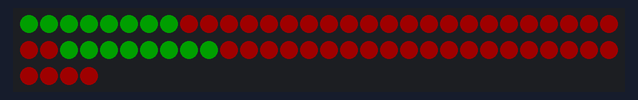
Bench run of a sketch on a simulated Arduino Uno, built with avr-gcc and run on an emulated ATmega328P. Shown: 64 RGB LEDs in strip order, left to right, continuing on the next row. Dim RGB values are drawn brighter than linear.

Above: at 33.31 s.
At 34.66 s:
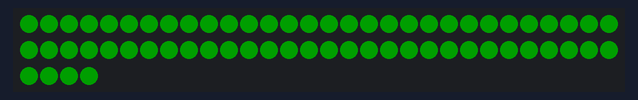
At 35.11 s:
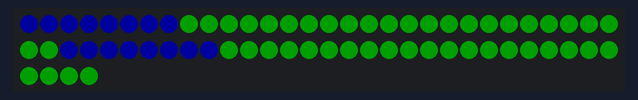
At 36.8 s:
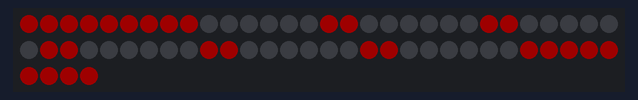
At 37.6 s:
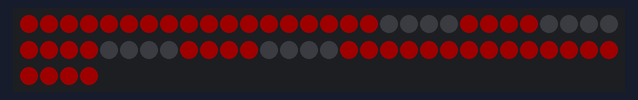
At 39.1 s:
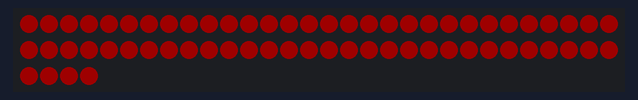

Measured:
- what the display in image 3 shows lasts 0.7 s, from 36.8 s to 37.5 s

The sketch:

FirstLight.ino
```cpp
// For Arduino Nano or Uno along with the NeoPixel NeoMatrix 8X8 panel by Chemdoc77
// Published 10/15/2014
// Based on Adafruit's ColorWipe function.
// Thanks to all of the great people at Adafruit.com for their amazing products, great tutorials and outstanding forum help.

/*This is free software: you can redistribute it and/or modify
it under the terms of the GNU Lesser General Public License as
published by the Free Software Foundation, either version 3 of
the License, or (at your option) any later version.
This software is distributed in the hope that it will be useful,
but WITHOUT ANY WARRANTY; without even the implied warranty of
MERCHANTABILITY or FITNESS FOR A PARTICULAR PURPOSE. See the
GNU Lesser General Public License, see
http://www.gnu.org/licenses/, for more details.
*/


#include <Adafruit_NeoPixel.h>

    #define PIN 6         // Parameter 1 = number of pixels in strip
                          // Parameter 2 = pin number (most are valid)
                          // Parameter 3 = pixel type flags, add together as needed:
                          // NEO_KHZ800 800 KHz bitstream (most NeoPixel products w/WS2812 LEDs)
                          // NEO_KHZ400 400 KHz (classic 'v1' (not v2) FLORA pixels, WS2811 drivers)
                          // NEO_GRB Pixels are wired for GRB bitstream (most NeoPixel products)
                          // NEO_RGB Pixels are wired for RGB bitstream (v1 FLORA pixels, not v2)
    Adafruit_NeoPixel strip = Adafruit_NeoPixel(64, PIN, NEO_GRB + NEO_KHZ800);


   // arrays for forward spiral
      uint8_t x;  // number of elements in an array
      uint8_t boxarray1[] = {0, 1, 2, 3, 4, 5, 6, 7, 15, 23, 31, 39, 47, 55, 63, 62, 61, 60, 59, 58, 57, 56, 48, 40, 32, 24, 16, 8};
      uint8_t boxarray2[] = {9, 10, 11, 12, 13, 14, 22, 30, 38, 46, 54, 53, 52, 51, 50, 49, 41, 33, 25, 17};
      uint8_t boxarray3[] = {18, 19, 20, 21, 29, 37, 45, 44, 43, 42, 34, 26};
      uint8_t boxarray4[] = {27, 28, 36, 35};
   // array of the number of elements in each array above
      uint8_t boxtotalarray[] = {28, 20, 12, 4};
   // array of the above arrays
      const unsigned char * bigboxarray[] ={boxarray1, boxarray2, boxarray3, boxarray4};

   // arrays for reverse spiral
      uint8_t revboxarray1[] = {35, 36, 28, 27};
      uint8_t revboxarray2[] = {26, 34, 42, 43, 44, 45, 37, 29, 21, 20, 19, 18};
      uint8_t revboxarray3[] = {17, 25, 33, 41, 49, 50, 51, 52, 53, 54, 46, 38, 30, 22, 14, 13, 12, 11, 10, 9};
      uint8_t revboxarray4[] = {8, 16, 24,  32, 40, 48, 56, 57, 58, 59, 60, 61, 62, 63, 55, 47, 39, 31, 23, 15, 7, 6, 5, 4, 3, 2, 1, 0};
   // array of the number of elements in each array above
      uint8_t revboxtotalarray[] = {4, 12, 20, 28};
   // array of the above arrays
      const unsigned char * revbigboxarray[] ={revboxarray1, revboxarray2, revboxarray3, revboxarray4};

  // arrays for split box
     uint8_t splitboxarray1[] = {24, 16, 8, 0, 1, 2, 3, 4, 5, 6, 7, 15, 23, 31};
     uint8_t splitboxarray2[] = {32, 40, 48, 56, 57, 58, 59, 60, 61, 62,  63, 55, 47, 39};
     uint8_t splitboxarray3[] = {25, 17, 9, 10, 11, 12, 13, 14, 22, 30};
     uint8_t splitboxarray4[] = {33, 41,  49, 50, 51, 52, 53, 54, 46, 38};
     uint8_t splitboxarray5[] = {26, 18,  19, 20, 21, 29};
     uint8_t splitboxarray6[] = {34, 42,  43, 44, 45, 37};
     uint8_t splitboxarray7[] = {27, 28};
     uint8_t splitboxarray8[] = {35, 36};
  // array of the number of elements in each array above
     uint8_t splitboxtotalarray[] = {14, 14, 10, 10, 6, 6, 2, 2};
  // array of the above arrays
     const unsigned char * splitbigboxarray[] ={splitboxarray1, splitboxarray2, splitboxarray3, splitboxarray4, splitboxarray5, splitboxarray6, splitboxarray7, splitboxarray8};

  // 4X4 boxes arrays
     uint8_t fourarray1[]= {0, 1, 2, 3, 11, 19, 27, 26, 25, 24, 16, 8, 9, 10, 18, 17};
     uint8_t fourarray2[]= {4, 5, 6, 7, 15, 23, 31, 30, 29, 28, 20, 12, 13, 14, 22, 21};
     uint8_t fourarray3[]= {36, 37, 38, 39, 47, 55, 63, 62, 61, 60, 52, 44, 45, 46, 54, 53};
     uint8_t fourarray4[]= {32, 33, 34, 35, 43, 51, 59, 58, 57, 56, 48, 40, 41, 42, 50, 49};
  // array of the above arrays
     const unsigned char * bigfourarray[]={fourarray1, fourarray2, fourarray3, fourarray4};


// the setup routine runs once when you press reset:
    void setup() {
    strip.begin();
    strip.show();                // initialize all pixels to 'off'
 }

// the loop routine runs over and over again forever;
void loop() {

      // Fills the NeoMatrix 8X8 panel in a spiral -  one neopixel after the other
         cd77_8X8_spiral_colorWipe(strip.Color(30, 0, 0), 50); //red spiral
         cd77_8X8_spiral_colorWipe(strip.Color(0, 30, 0), 50); //green spiral
         cd77_8X8_spiral_colorWipe(strip.Color(0, 0, 30), 50); //blue spiral
       //  cd77_8X8_spiral_colorWipe(strip.Color(50, 0, 0), 50); //red spiral
         cd77colorallfill(strip.Color(0, 0, 0), 250);          // clears color

      // Fills the NeoMatrix 8X8 panel in a reverse spiral -  one neopixel after the other
         cd77_8X8_reverse_spiral_colorWipe(strip.Color(30, 0, 0), 50); //red reverse spiral

         cd77_8X8_reverse_spiral_colorWipe(strip.Color(0, 30, 0), 50); //green reverse spiral
         cd77_8X8_reverse_spiral_colorWipe(strip.Color(0, 0, 30), 50); //blue reverse spiral
      //   cd77_8X8_reverse_spiral_colorWipe(strip.Color(30, 0, 0), 50); //red reverse spiral
         cd77colorallfill(strip.Color(0, 0, 0), 250);          // clears color

      /* Fills the NeoMatrix 8X8 panel using both spirals -  one neopixel after the other
         cd77_8X8_spiral_colorWipe(strip.Color(50, 0, 0), 50); //red spiral
         cd77_8X8_reverse_spiral_colorWipe(strip.Color(0, 0, 50), 50); //blue reverse spiral
         cd77_8X8_spiral_colorWipe(strip.Color(50, 0, 0), 50); //red spiral
         cd77colorallfill(strip.Color(0, 0, 0), 250);          // clears color
     */

      // Fills the NeoMatrix 8X8 panel using one 4X4 minimatrix at a time in the 8X8 panel
         cd77_8X8_fourmatrixes_colorWipe(strip.Color(30, 0, 0), 50); // red
          cd77_8X8_fourmatrixes_colorWipe(strip.Color(0, 30, 0), 50); //green
         cd77_8X8_fourmatrixes_colorWipe(strip.Color(0, 0, 30), 50); //blue
        // cd77_8X8_fourmatrixes_colorWipe(strip.Color(50, 0, 0), 50); //red
         cd77colorallfill(strip.Color(0, 0, 0), 250);          // clears color


      // Fills the NeoMatrix 8X8 panel using all of the 4X4 minimatrix at the same time in the 8X8 panel
         cd77_8X8_fourmatrixes_same_colorWipe(strip.Color(30, 0, 0), 110); // red
         cd77_8X8_fourmatrixes_same_colorWipe(strip.Color(0, 30, 0), 110); //green
         cd77_8X8_fourmatrixes_same_colorWipe(strip.Color(0, 0, 30), 110); //blue
       //  cd77_8X8_fourmatrixes_same_colorWipe(strip.Color(50, 0, 0), 110); // red
         cd77colorallfill(strip.Color(0, 0, 0), 250);          // clears color


        // Fills the NeoMatrix 8X8 panel with - one full square at a time - all with same color
        // All red squares
        cd77_8X8_box_colorWipe(strip.Color(30, 0, 0), 750); // red boxes
        cd77colorallfill(strip.Color(0, 0, 0), 250); // clears color

           // All green squares
        cd77_8X8_box_colorWipe(strip.Color(0, 30, 0), 750); // red boxes
        cd77colorallfill(strip.Color(0, 0, 0), 250); // clears color


        // All blue squares
        cd77_8X8_box_colorWipe(strip.Color(0, 0, 30), 750); // blue boxes
        cd77colorallfill(strip.Color(0, 0, 0), 250); // clears color


        //  Fills the NeoMatrix 8X8 panel with one full square at a time - all with same color one full square at a time - all with different colors
        cd77_fullallbox_colorWipe(strip.Color(0, 0, 30), 750, boxarray4, 4); // single blue box
        cd77_fullallbox_colorWipe(strip.Color(30, 0, 0), 750, boxarray3, 12); // single red box
        cd77_fullallbox_colorWipe(strip.Color(0, 0, 30), 750, boxarray2, 20); // single blue box
        cd77_fullallbox_colorWipe(strip.Color(30, 0, 0), 750, boxarray1, 28); // single red box
        cd77colorallfill(strip.Color(0, 0, 0), 250); // clears color


}


// Functions for loop -----------------------------------------------------------------


// Fills the NeoMatrix 8X8 panel with in a spiral -  one neopixel after the other
void cd77_8X8_spiral_colorWipe(uint32_t c, uint16_t wait) {

  for(uint16_t j=0; j<4; j++) {
     uint16_t x=boxtotalarray[j];
  for(uint16_t k=0; k<x; k++) {
      strip.setPixelColor(bigboxarray[j][k], c);
      strip.show();
      delay(wait);
   }
  }
}

// Fills the NeoMatrix 8X8 panel with in a reverse spiral -  one neopixel after the other
void cd77_8X8_reverse_spiral_colorWipe(uint32_t c, uint16_t wait) {

  for(uint16_t j=0; j<4; j++) {
     uint16_t x=revboxtotalarray[j];
  for(uint16_t k=0; k<x; k++) {
      strip.setPixelColor(revbigboxarray[j][k], c);
      strip.show();
      delay(wait);
   }
  }
}

// Fills the each of 4 seperate 4X4 matrixes in the NeoMatrix 8X8 panel with in a spiral -  one neopixel after the other
void cd77_8X8_fourmatrixes_colorWipe(uint32_t c, uint16_t wait) {

   for(uint16_t j=0; j<4; j++) {

  for(uint16_t k=0; k<16; k++) {
      strip.setPixelColor(bigfourarray[j][k], c);
      strip.show();
      delay(wait);
    }
  }
}

// Fills the all of the 4 seperate 4X4 matrixes in the NeoMatrix 8X8 panel in a spiral -  one neopixel after the other
void cd77_8X8_fourmatrixes_same_colorWipe(uint32_t c, uint16_t wait) {

  for(uint16_t k=0; k<16; k++) {
      strip.setPixelColor(bigfourarray[0][k], c);
      strip.setPixelColor(bigfourarray[1][k], c);
      strip.setPixelColor(bigfourarray[2][k], c);
      strip.setPixelColor(bigfourarray[3][k], c);
      strip.show();
      delay(wait);
    }
}


//Fills the NeoMatrix 8X8 panel half a side at a time together

void cd77_8X8_split_spiral_colorWipe(uint32_t c, uint16_t wait) {

  for(uint16_t j=0; j<8; j+=2) {
     uint16_t x=splitboxtotalarray[j];
  for(uint16_t k=0; k<x; k++) {
      strip.setPixelColor(splitbigboxarray[j][k], c);
     strip.setPixelColor(splitbigboxarray[j+1][k], c);
      strip.show();
      delay(wait);
   }
  }
}


// Fills the NeoMatrix 8X8 panel in a spiral -  one neopixel after the other with only one neoPixel light at a time
void cd77_8X8_onepixel_spiral_colorWipe(uint32_t c, uint16_t wait) {

  for(uint16_t j=0; j<4; j++) {
     uint16_t x=boxtotalarray[j];
  for(uint16_t k=0; k<x; k++) {
      strip.setPixelColor(bigboxarray[j][k], c);
      strip.show();
      delay(wait);
      strip.setPixelColor(bigboxarray[j][k], 0);
      strip.show();

   }
  }
}


// Fills the NeoMatrix 8X8 panel in a squares -  one square after the other
void cd77_8X8_box_colorWipe(uint32_t c, uint16_t wait) {

  for(uint16_t j=0; j<4; j++) {
     uint16_t x=boxtotalarray[j];
  for(uint16_t k=0; k<x; k++) {
      strip.setPixelColor(bigboxarray[j][k], c);
   }
     strip.show();
     delay(wait);
  }

}


// Fills the NeoMatrix 8X8 panel - one square at a time
void cd77_fullallbox_colorWipe(uint32_t c, uint16_t wait, uint8_t* boxarray, int x) { // Note: boxarray is the name of the array being used.  x is the number of members in the array being used.

   for(uint16_t i=0; i<x; i++) {
      strip.setPixelColor(boxarray[i], c);
   }
      strip.show();
      delay(wait);
  }


// Fills the NeoMatrix 8X8 panel with all of the NeoPixes at one time
void cd77colorallfill(uint32_t c, uint16_t wait) {
      for(uint16_t i=0; i<strip.numPixels(); i++) {
      strip.setPixelColor(i, c);
      }
      strip.show();
      delay(wait);
}
```
